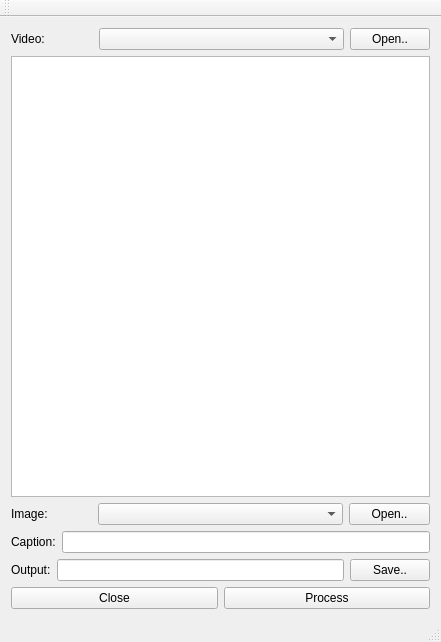
<?xml version="1.0" encoding="UTF-8"?>
<ui version="4.0">
 <class>MainWindow</class>
 <widget class="QMainWindow" name="MainWindow">
  <property name="geometry">
   <rect>
    <x>0</x>
    <y>0</y>
    <width>441</width>
    <height>642</height>
   </rect>
  </property>
  <property name="windowTitle">
   <string>MainWindow</string>
  </property>
  <widget class="QWidget" name="centralWidget">
   <layout class="QVBoxLayout" name="verticalLayout_2">
    <item>
     <layout class="QVBoxLayout" name="verticalLayout">
      <item>
       <layout class="QHBoxLayout" name="horizontalLayout" stretch="2,6,0">
        <item>
         <widget class="QLabel" name="label">
          <property name="text">
           <string>Video:</string>
          </property>
         </widget>
        </item>
        <item>
         <widget class="QComboBox" name="videoListCBox"/>
        </item>
        <item>
         <widget class="QPushButton" name="videoOpenBtn">
          <property name="text">
           <string>Open..</string>
          </property>
         </widget>
        </item>
       </layout>
      </item>
      <item>
       <widget class="QTextEdit" name="videoInfoTextEdit">
        <property name="readOnly">
         <bool>true</bool>
        </property>
       </widget>
      </item>
      <item>
       <layout class="QHBoxLayout" name="horizontalLayout_2" stretch="2,6,2">
        <item>
         <widget class="QLabel" name="label_2">
          <property name="text">
           <string>Image:</string>
          </property>
         </widget>
        </item>
        <item>
         <widget class="QComboBox" name="imageListCBox"/>
        </item>
        <item>
         <widget class="QPushButton" name="imagesOpenBtn">
          <property name="text">
           <string>Open..</string>
          </property>
         </widget>
        </item>
       </layout>
      </item>
      <item>
       <layout class="QHBoxLayout" name="horizontalLayout_5">
        <item>
         <widget class="QLabel" name="label_4">
          <property name="text">
           <string>Caption:</string>
          </property>
         </widget>
        </item>
        <item>
         <widget class="QLineEdit" name="captionEdit"/>
        </item>
       </layout>
      </item>
      <item>
       <layout class="QHBoxLayout" name="horizontalLayout_3">
        <item>
         <widget class="QLabel" name="label_3">
          <property name="text">
           <string>Output:</string>
          </property>
         </widget>
        </item>
        <item>
         <widget class="QLineEdit" name="outputPathEdit">
          <property name="readOnly">
           <bool>true</bool>
          </property>
         </widget>
        </item>
        <item>
         <widget class="QPushButton" name="outputPathBtn">
          <property name="text">
           <string>Save..</string>
          </property>
         </widget>
        </item>
       </layout>
      </item>
      <item>
       <layout class="QHBoxLayout" name="horizontalLayout_4">
        <item>
         <widget class="QPushButton" name="closeBtn">
          <property name="text">
           <string>Close</string>
          </property>
         </widget>
        </item>
        <item>
         <widget class="QPushButton" name="processBtn">
          <property name="text">
           <string>Process</string>
          </property>
         </widget>
        </item>
       </layout>
      </item>
     </layout>
    </item>
   </layout>
  </widget>
  <widget class="QMenuBar" name="menuBar">
   <property name="geometry">
    <rect>
     <x>0</x>
     <y>0</y>
     <width>441</width>
     <height>21</height>
    </rect>
   </property>
  </widget>
  <widget class="QToolBar" name="mainToolBar">
   <attribute name="toolBarArea">
    <enum>TopToolBarArea</enum>
   </attribute>
   <attribute name="toolBarBreak">
    <bool>false</bool>
   </attribute>
  </widget>
  <widget class="QStatusBar" name="statusBar"/>
 </widget>
 <layoutdefault spacing="6" margin="11"/>
 <resources/>
 <connections/>
</ui>
